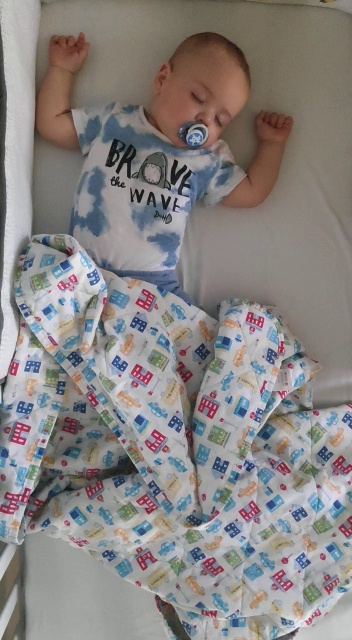
#> input picture ROI selection/samp_folder/ddddd.jpg, 352 x 640 px; its folder holds only this picture in this run
$ python 'ROI selection.py'
#> lines starting #> are read from the running program, lines starting #| are printed output that depends on the picture
import cv2
import glob

'''
This class go through all the frames after ROI selection (manual) generate two samples
1. pos with ROI
2. neg with background with black rect on the ROI

GOALS:
1. sample 100 samples and save every ROI coordinates
2. average the rect size and get the min, max coordinates
3. try to find the best ROI coordinates to automate the samples dataset
'''


def pos_n_neg_generator():
    orig_list = []
    path = glob.glob('./samp_folder/*.jpg')  # choose right format and location

    for name in path:
        orig_list.append(name)
    a = 1  # added to the image name to uniq it
    for pic in orig_list:
        a = work(pic, a)
    print("Done!")


def work(pic, a):
#> called with pic = './samp_folder/ddddd.jpg', a = 1
    picture = cv2.imread(pic)
#> picture is the input picture: shape (640, 352, 3); mean B, G, R 130.7, 132.1, 136.6
    gray_pic = cv2.cvtColor(picture, cv2.COLOR_BGR2GRAY)
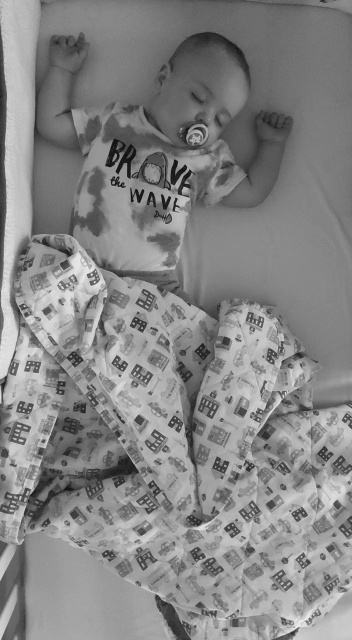
#> gray_pic: shape (640, 352); min 13, max 242, mean 133.3

    # Select ROI
#> (the run stopped early here; a loop or call above may not have finished)
